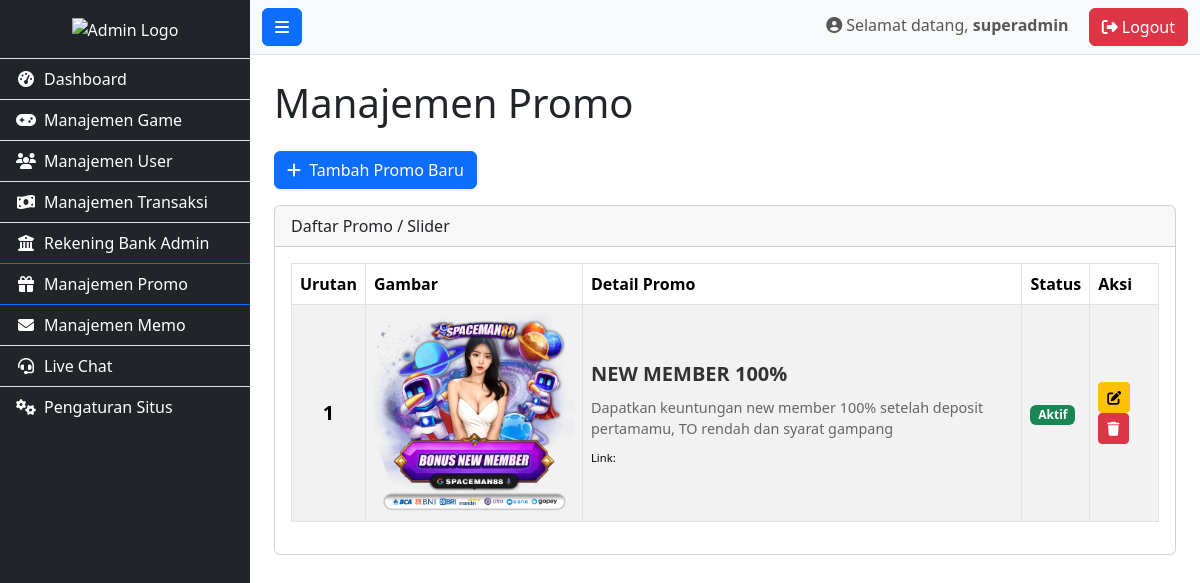
The page /admin/manage_promo.php (signed in) on the database its author committed.
### tables this page shows
CREATE TABLE `promotions` (
  `id` int(11) NOT NULL,
  `title` varchar(100) NOT NULL,
  `description` text DEFAULT NULL,
  `image_url` varchar(255) NOT NULL,
  `link_url` varchar(255) DEFAULT NULL,
  `is_active` tinyint(1) NOT NULL DEFAULT 1,
  `sort_order` int(11) NOT NULL DEFAULT 0
);

### admin/manage_promo.php (the view, shortened to what this page needs)
<?php
$page_title = "Manajemen Promo";
require_once 'includes/header.php';
require_once 'includes/sidebar.php';
$result = $conn->query("SELECT * FROM promotions ORDER BY sort_order ASC, id DESC");
?>
<h1 class="mb-4"><?php echo $page_title; ?></h1>
<div class="mb-3">
    <a href="add_promo.php" class="btn btn-primary"><i class="fas fa-plus me-1"></i> Tambah Promo Baru</a>
</div>
<div class="card">
    <div class="card-header">Daftar Promo / Slider</div>
    <div class="card-body">
        <div class="table-responsive">
            <table class="table table-striped table-bordered align-middle">
                <thead>
                    <tr>
                        <th>Urutan</th>
                        <th>Gambar</th>
                        <th>Detail Promo</th>
                        <th>Status</th>
                        <th>Aksi</th>
                    </tr>
                </thead>
                <tbody>
                    <?php if ($result && $result->num_rows > 0): ?>
                        <?php while ($row = $result->fetch_assoc()): ?>
                            <tr>
                                <td class="text-center fw-bold fs-5"><?php echo $row['sort_order']; ?></td>
                                <td>
                                    <img src="../assets/images/promos/<?php echo htmlspecialchars($row['image_url']); ?>" alt="<?php echo htmlspecialchars($row['title']); ?>" width="200" onerror="this.src='https://placehold.co/200x80/EEE/31343C?text=No+Image';">
                                </td>
                                <td>
                                    <div class="promo-title"><?php echo htmlspecialchars($row['title']); ?></div>
                                    <div class="promo-description"><?php echo nl2br(htmlspecialchars($row['description'])); ?></div>
                                    <div class="promo-link mt-2">
                                        <small>Link: <a href="<?php echo htmlspecialchars($row['link_url']); ?>" target="_blank"><?php echo htmlspecialchars($row['link_url']); ?></a></small>
                                    </div>
                                </td>
                                <td>
                                    <span class="badge bg-<?php echo ($row['is_active'] == 1) ? 'success' : 'danger'; ?>"><?php echo ($row['is_active'] == 1) ? 'Aktif' : 'Tidak Aktif'; ?></span>
                                </td>
                                <td>
                                    <a href="edit_promo.php?id=<?php echo $row['id']; ?>" class="btn btn-sm btn-warning" title="Ubah"><i class="fas fa-edit"></i></a>
                                    <a href="delete_promo.php?id=<?php echo $row['id']; ?>" class="btn btn-sm btn-danger" title="Hapus" onclick="return confirm('Anda yakin ingin menghapus promo ini?');"><i class="fas fa-trash"></i></a>
                                </td>
                            </tr>
                        <?php endwhile; ?>
                    <?php else: ?>
                        <tr>
                            <td colspan="5" class="text-center">Belum ada data promo.</td>
                        </tr>
                    <?php endif; ?>
                </tbody>
            </table>
        </div>
    </div>
</div>
<?php
require_once 'includes/footer.php';
?>

### admin/assets/css/admin_style.css (style rules this page uses)
.promo-title { font-size: 1.25rem; font-weight: 600; color: #333; margin-bottom: 0.5rem; }
.promo-description { font-size: 0.9rem; color: #666; line-height: 1.5; }
.promo-link { font-size: 0.8rem; word-break: break-all; }

### rows shown on the page
promotions: sort_order "1", image_url (picture), title "NEW MEMBER 100%", description "Dapatkan keuntungan new member 100% setelah deposit pertamamu, TO rendah dan syarat gampang", is_active "Aktif"

### other values the page prints
$_SESSION['admin_username'] "superadmin"
$page_title "Manajemen Promo"
